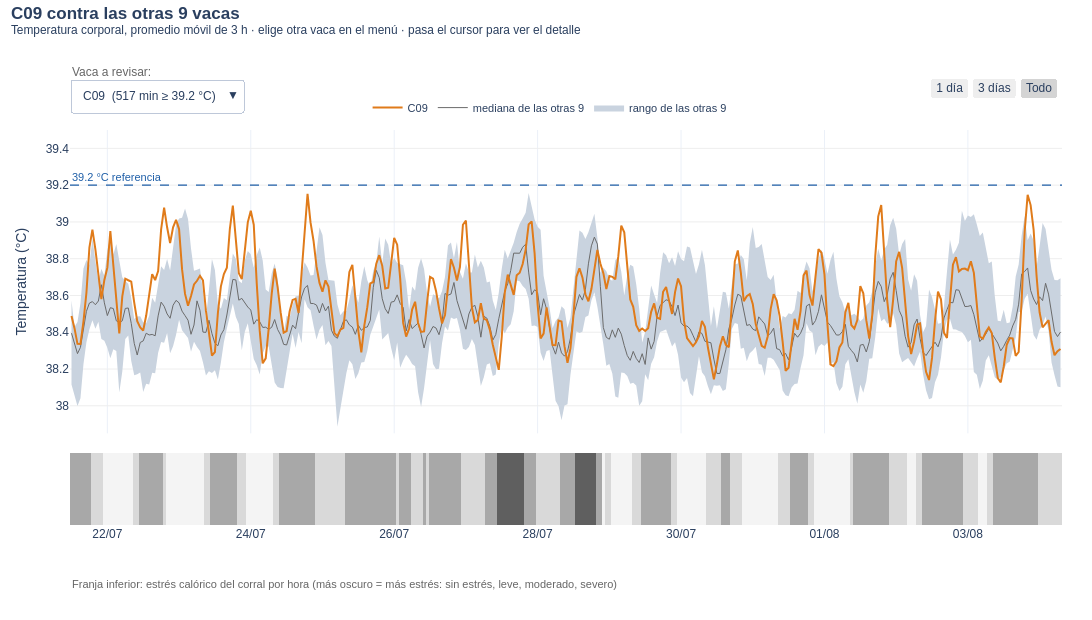

Source (notebook cell):
### Markdown cell above
### 6.2 Interactiva (Plotly)
La misma pregunta, pero para **cualquier vaca**:
- **Menú "Vaca a revisar"** (selección dinámica): cambia la vaca resaltada contra el rango de las otras 9.
- **Detalle al pasar el cursor** (hover): temperatura, diferencia contra la mediana del grupo y THI con su nivel de estrés en esa hora.
- **Zoom:** botones de 1 día, 3 días o todo el periodo, y arrastre con el mouse.

Se guarda como `figuras/avance3/fig4_interactiva.html`, que se abre con doble clic en cualquier navegador con internet. En Jupyter, VS Code o Colab también se ve aquí abajo. GitHub no muestra gráficas interactivas en la vista previa del notebook; para eso está el HTML.

### Code cell
fig = avance3.interactiva_fig4(L, T, RAIZ / "figuras" / "avance3" / "fig4_interactiva.html")
fig

### Figure 1 — Plotly figure (JSON) as saved in the notebook; plotly's stock layout.template omitted (floating-point values rounded to 4 significant figures; data arrays with more than 128 entries replaced by an {"elided": "..."} marker saying what was removed)
{"data": [{"hoverinfo": "skip", "line": {"width": 0}, "mode": "lines", "showlegend": false, "type": "scatter", "visible": false, "x": {"elided": "332 str values"}, "xaxis": "x", "y": {"elided": "332 float values"}, "yaxis": "y"}, {"fill": "tonexty", "fillcolor": "#c9d3df", "hoverinfo": "skip", "line": {"width": 0}, "mode": "lines", "name": "rango de las otras 9", "type": "scatter", "visible": false, "x": {"elided": "332 str values"}, "xaxis": "x", "y": {"elided": "332 float values"}, "yaxis": "y"}, {"hovertemplate": "Mediana de las otras 9: %{y:.2f} °C<extra></extra>", "line": {"color": "#6b6b6b", "width": 1}, "mode": "lines", "name": "mediana de las otras 9", "type": "scatter", "visible": false, "x": {"elided": "332 str values"}, "xaxis": "x", "y": {"elided": "332 float values"}, "yaxis": "y"}, {"customdata": {"elided": "332x3 mixed values"}, "hovertemplate": "<b>C01</b>: %{y:.2f} °C<br>Diferencia vs. grupo: %{customdata[0]:+.2f} °C<br>THI del corral: %{customdata[1]:.1f} (%{customdata[2]})<extra></extra>", "line": {"color": "#e07b1a", "width": 2}, "mode": "lines", "name": "C01", "type": "scatter", "visible": false, "x": {"elided": "332 str values"}, "xaxis": "x", "y": {"elided": "332 float values"}, "yaxis": "y"}, {"hoverinfo": "skip", "line": {"width": 0}, "mode": "lines", "showlegend": false, "type": "scatter", "visible": false, "x": {"elided": "332 str values"}, "xaxis": "x", "y": {"elided": "332 float values"}, "yaxis": "y"}, {"fill": "tonexty", "fillcolor": "#c9d3df", "hoverinfo": "skip", "line": {"width": 0}, "mode": "lines", "name": "rango de las otras 9", "type": "scatter", "visible": false, "x": {"elided": "332 str values"}, "xaxis": "x", "y": {"elided": "332 float values"}, "yaxis": "y"}, {"hovertemplate": "Mediana de las otras 9: %{y:.2f} °C<extra></extra>", "line": {"color": "#6b6b6b", "width": 1}, "mode": "lines", "name": "mediana de las otras 9", "type": "scatter", "visible": false, "x": {"elided": "332 str values"}, "xaxis": "x", "y": {"elided": "332 float values"}, "yaxis": "y"}, {"customdata": {"elided": "332x3 mixed values"}, "hovertemplate": "<b>C02</b>: %{y:.2f} °C<br>Diferencia vs. grupo: %{customdata[0]:+.2f} °C<br>THI del corral: %{customdata[1]:.1f} (%{customdata[2]})<extra></extra>", "line": {"color": "#e07b1a", "width": 2}, "mode": "lines", "name": "C02", "type": "scatter", "visible": false, "x": {"elided": "332 str values"}, "xaxis": "x", "y": {"elided": "332 float values"}, "yaxis": "y"}, {"hoverinfo": "skip", "line": {"width": 0}, "mode": "lines", "showlegend": false, "type": "scatter", "visible": false, "x": {"elided": "332 str values"}, "xaxis": "x", "y": {"elided": "332 float values"}, "yaxis": "y"}, {"fill": "tonexty", "fillcolor": "#c9d3df", "hoverinfo": "skip", "line": {"width": 0}, "mode": "lines", "name": "rango de las otras 9", "type": "scatter", "visible": false, "x": {"elided": "332 str values"}, "xaxis": "x", "y": {"elided": "332 float values"}, "yaxis": "y"}, {"hovertemplate": "Mediana de las otras 9: %{y:.2f} °C<extra></extra>", "line": {"color": "#6b6b6b", "width": 1}, "mode": "lines", "name": "mediana de las otras 9", "type": "scatter", "visible": false, "x": {"elided": "332 str values"}, "xaxis": "x", "y": {"elided": "332 float values"}, "yaxis": "y"}, {"customdata": {"elided": "332x3 mixed values"}, "hovertemplate": "<b>C03</b>: %{y:.2f} °C<br>Diferencia vs. grupo: %{customdata[0]:+.2f} °C<br>THI del corral: %{customdata[1]:.1f} (%{customdata[2]})<extra></extra>", "line": {"color": "#e07b1a", "width": 2}, "mode": "lines", "name": "C03", "type": "scatter", "visible": false, "x": {"elided": "332 str values"}, "xaxis": "x", "y": {"elided": "332 float values"}, "yaxis": "y"}, {"hoverinfo": "skip", "line": {"width": 0}, "mode": "lines", "showlegend": false, "type": "scatter", "visible": false, "x": {"elided": "332 str values"}, "xaxis": "x", "y": {"elided": "332 float values"}, "yaxis": "y"}, {"fill": "tonexty", "fillcolor": "#c9d3df", "hoverinfo": "skip", "line": {"width": 0}, "mode": "lines", "name": "rango de las otras 9", "type": "scatter", "visible": false, "x": {"elided": "332 str values"}, "xaxis": "x", "y": {"elided": "332 float values"}, "yaxis": "y"}, {"hovertemplate": "Mediana de las otras 9: %{y:.2f} °C<extra></extra>", "line": {"color": "#6b6b6b", "width": 1}, "mode": "lines", "name": "mediana de las otras 9", "type": "scatter", "visible": false, "x": {"elided": "332 str values"}, "xaxis": "x", "y": {"elided": "332 float values"}, "yaxis": "y"}, {"customdata": {"elided": "332x3 mixed values"}, "hovertemplate": "<b>C04</b>: %{y:.2f} °C<br>Diferencia vs. grupo: %{customdata[0]:+.2f} °C<br>THI del corral: %{customdata[1]:.1f} (%{customdata[2]})<extra></extra>", "line": {"color": "#e07b1a", "width": 2}, "mode": "lines", "name": "C04", "type": "scatter", "visible": false, "x": {"elided": "332 str values"}, "xaxis": "x", "y": {"elided": "332 float values"}, "yaxis": "y"}, {"hoverinfo": "skip", "line": {"width": 0}, "mode": "lines", "showlegend": false, "type": "scatter", "visible": false, "x": {"elided": "332 str values"}, "xaxis": "x", "y": {"elided": "332 float values"}, "yaxis": "y"}, {"fill": "tonexty", "fillcolor": "#c9d3df", "hoverinfo": "skip", "line": {"width": 0}, "mode": "lines", "name": "rango de las otras 9", "type": "scatter", "visible": false, "x": {"elided": "332 str values"}, "xaxis": "x", "y": {"elided": "332 float values"}, "yaxis": "y"}, {"hovertemplate": "Mediana de las otras 9: %{y:.2f} °C<extra></extra>", "line": {"color": "#6b6b6b", "width": 1}, "mode": "lines", "name": "mediana de las otras 9", "type": "scatter", "visible": false, "x": {"elided": "332 str values"}, "xaxis": "x", "y": {"elided": "332 float values"}, "yaxis": "y"}, {"customdata": {"elided": "332x3 mixed values"}, "hovertemplate": "<b>C05</b>: %{y:.2f} °C<br>Diferencia vs. grupo: %{customdata[0]:+.2f} °C<br>THI del corral: %{customdata[1]:.1f} (%{customdata[2]})<extra></extra>", "line": {"color": "#e07b1a", "width": 2}, "mode": "lines", "name": "C05", "type": "scatter", "visible": false, "x": {"elided": "332 str values"}, "xaxis": "x", "y": {"elided": "332 float values"}, "yaxis": "y"}, {"hoverinfo": "skip", "line": {"width": 0}, "mode": "lines", "showlegend": false, "type": "scatter", "visible": false, "x": {"elided": "332 str values"}, "xaxis": "x", "y": {"elided": "332 float values"}, "yaxis": "y"}, {"fill": "tonexty", "fillcolor": "#c9d3df", "hoverinfo": "skip", "line": {"width": 0}, "mode": "lines", "name": "rango de las otras 9", "type": "scatter", "visible": false, "x": {"elided": "332 str values"}, "xaxis": "x", "y": {"elided": "332 float values"}, "yaxis": "y"}, {"hovertemplate": "Mediana de las otras 9: %{y:.2f} °C<extra></extra>", "line": {"color": "#6b6b6b", "width": 1}, "mode": "lines", "name": "mediana de las otras 9", "type": "scatter", "visible": false, "x": {"elided": "332 str values"}, "xaxis": "x", "y": {"elided": "332 float values"}, "yaxis": "y"}, {"customdata": {"elided": "332x3 mixed values"}, "hovertemplate": "<b>C06</b>: %{y:.2f} °C<br>Diferencia vs. grupo: %{customdata[0]:+.2f} °C<br>THI del corral: %{customdata[1]:.1f} (%{customdata[2]})<extra></extra>", "line": {"color": "#e07b1a", "width": 2}, "mode": "lines", "name": "C06", "type": "scatter", "visible": false, "x": {"elided": "332 str values"}, "xaxis": "x", "y": {"elided": "332 float values"}, "yaxis": "y"}, {"hoverinfo": "skip", "line": {"width": 0}, "mode": "lines", "showlegend": false, "type": "scatter", "visible": false, "x": {"elided": "325 str values"}, "xaxis": "x", "y": {"elided": "325 float values"}, "yaxis": "y"}, {"fill": "tonexty", "fillcolor": "#c9d3df", "hoverinfo": "skip", "line": {"width": 0}, "mode": "lines", "name": "rango de las otras 9", "type": "scatter", "visible": false, "x": {"elided": "325 str values"}, "xaxis": "x", "y": {"elided": "325 float values"}, "yaxis": "y"}, {"hovertemplate": "Mediana de las otras 9: %{y:.2f} °C<extra></extra>", "line": {"color": "#6b6b6b", "width": 1}, "mode": "lines", "name": "mediana de las otras 9", "type": "scatter", "visible": false, "x": {"elided": "325 str values"}, "xaxis": "x", "y": {"elided": "325 float values"}, "yaxis": "y"}, {"customdata": {"elided": "325x3 mixed values"}, "hovertemplate": "<b>C07</b>: %{y:.2f} °C<br>Diferencia vs. grupo: %{customdata[0]:+.2f} °C<br>THI del corral: %{customdata[1]:.1f} (%{customdata[2]})<extra></extra>", "line": {"color": "#e07b1a", "width": 2}, "mode": "lines", "name": "C07", "type": "scatter", "visible": false, "x": {"elided": "325 str values"}, "xaxis": "x", "y": {"elided": "325 float values"}, "yaxis": "y"}, {"hoverinfo": "skip", "line": {"width": 0}, "mode": "lines", "showlegend": false, "type": "scatter", "visible": false, "x": {"elided": "332 str values"}, "xaxis": "x", "y": {"elided": "332 float values"}, "yaxis": "y"}, {"fill": "tonexty", "fillcolor": "#c9d3df", "hoverinfo": "skip", "line": {"width": 0}, "mode": "lines", "name": "rango de las otras 9", "type": "scatter", "visible": false, "x": {"elided": "332 str values"}, "xaxis": "x", "y": {"elided": "332 float values"}, "yaxis": "y"}, {"hovertemplate": "Mediana de las otras 9: %{y:.2f} °C<extra></extra>", "line": {"color": "#6b6b6b", "width": 1}, "mode": "lines", "name": "mediana de las otras 9", "type": "scatter", "visible": false, "x": {"elided": "332 str values"}, "xaxis": "x", "y": {"elided": "332 float values"}, "yaxis": "y"}, {"customdata": {"elided": "332x3 mixed values"}, "hovertemplate": "<b>C08</b>: %{y:.2f} °C<br>Diferencia vs. grupo: %{customdata[0]:+.2f} °C<br>THI del corral: %{customdata[1]:.1f} (%{customdata[2]})<extra></extra>", "line": {"color": "#e07b1a", "width": 2}, "mode": "lines", "name": "C08", "type": "scatter", "visible": false, "x": {"elided": "332 str values"}, "xaxis": "x", "y": {"elided": "332 float values"}, "yaxis": "y"}, {"hoverinfo": "skip", "line": {"width": 0}, "mode": "lines", "showlegend": false, "type": "scatter", "visible": true, "x": {"elided": "332 str values"}, "xaxis": "x", "y": {"elided": "332 float values"}, "yaxis": "y"}, {"fill": "tonexty", "fillcolor": "#c9d3df", "hoverinfo": "skip", "line": {"width": 0}, "mode": "lines", "name": "rango de las otras 9", "type": "scatter", "visible": true, "x": {"elided": "332 str values"}, "xaxis": "x", "y": {"elided": "332 float values"}, "yaxis": "y"}, {"hovertemplate": "Mediana de las otras 9: %{y:.2f} °C<extra></extra>", "line": {"color": "#6b6b6b", "width": 1}, "mode": "lines", "name": "mediana de las otras 9", "type": "scatter", "visible": true, "x": {"elided": "332 str values"}, "xaxis": "x", "y": {"elided": "332 float values"}, "yaxis": "y"}, {"customdata": {"elided": "332x3 mixed values"}, "hovertemplate": "<b>C09</b>: %{y:.2f} °C<br>Diferencia vs. grupo: %{customdata[0]:+.2f} °C<br>THI del corral: %{customdata[1]:.1f} (%{customdata[2]})<extra></extra>", "line": {"color": "#e07b1a", "width": 2}, "mode": "lines", "name": "C09", "type": "scatter", "visible": true, "x": {"elided": "332 str values"}, "xaxis": "x", "y": {"elided": "332 float values"}, "yaxis": "y"}, {"hoverinfo": "skip", "line": {"width": 0}, "mode": "lines", "showlegend": false, "type": "scatter", "visible": false, "x": {"elided": "332 str values"}, "xaxis": "x", "y": {"elided": "332 float values"}, "yaxis": "y"}, {"fill": "tonexty", "fillcolor": "#c9d3df", "hoverinfo": "skip", "line": {"width": 0}, "mode": "lines", "name": "rango de las otras 9", "type": "scatter", "visible": false, "x": {"elided": "332 str values"}, "xaxis": "x", "y": {"elided": "332 float values"}, "yaxis": "y"}, {"hovertemplate": "Mediana de las otras 9: %{y:.2f} °C<extra></extra>", "line": {"color": "#6b6b6b", "width": 1}, "mode": "lines", "name": "mediana de las otras 9", "type": "scatter", "visible": false, "x": {"elided": "332 str values"}, "xaxis": "x", "y": {"elided": "332 float values"}, "yaxis": "y"}, {"customdata": {"elided": "332x3 mixed values"}, "hovertemplate": "<b>C10</b>: %{y:.2f} °C<br>Diferencia vs. grupo: %{customdata[0]:+.2f} °C<br>THI del corral: %{customdata[1]:.1f} (%{customdata[2]})<extra></extra>", "line": {"color": "#e07b1a", "width": 2}, "mode": "lines", "name": "C10", "type": "scatter", "visible": false, "x": {"elided": "332 str values"}, "xaxis": "x", "y": {"elided": "332 float values"}, "yaxis": "y"}, {"customdata": [67.52, 66.46, 65.5, 64.4, 63.93, 64.64, 64.59, 65.02, 67.0, 67.98, 65.33, 65.46, 64.75, 64.22, 63.5, 62.84, 62.5, 60.82, 60.05, 60.52, 60.88, 63.24, 65.59, 67.63, 67.07, 66.2, 65.77, 65.03, 64.87, 64.5, 64.34, 66.23, 67.67, 67.29, 66.51, 67.19, 67.5, 67.57, 67.95, 67.75, 66.9, 65.36, 63.62, 62.05, 60.93, 59.99, 59.26, 60.28, 63.41, 66.61, 66.84, 65.03, 64.22, 63.78, 63.22, 61.81, 61.33, 60.54, 58.73, 60.68, 63.11, 65.85, 67.13, 66.66, 65.8, 64.74, 63.82, 63.44, 63.08, 62.8, 63.15, 63.36, 65.36, 67.99, 67.79, 67.3, 67.35, 67.7, 65.79, 66.33], "hovertemplate": "THI %{customdata:.1f} · sin estrés<extra></extra>", "marker": {"color": "#f4f4f4", "line": {"width": 0}}, "name": "estrés: sin estrés", "showlegend": false, "type": "bar", "width": 3600000.0, "x": ["2023-07-21T23:00:00.000000000", "2023-07-22T00:00:00.000000000", "2023-07-22T01:00:00.000000000", "2023-07-22T02:00:00.000000000", "2023-07-22T03:00:00.000000000", "2023-07-22T04:00:00.000000000", "2023-07-22T05:00:00.000000000", "2023-07-22T06:00:00.000000000", "2023-07-22T07:00:00.000000000", "2023-07-22T08:00:00.000000000", "2023-07-22T20:00:00.000000000", "2023-07-22T21:00:00.000000000", "2023-07-22T22:00:00.000000000", "2023-07-22T23:00:00.000000000", "2023-07-23T00:00:00.000000000", "2023-07-23T01:00:00.000000000", "2023-07-23T02:00:00.000000000", "2023-07-23T03:00:00.000000000", "2023-07-23T04:00:00.000000000", "2023-07-23T05:00:00.000000000", "2023-07-23T06:00:00.000000000", "2023-07-23T07:00:00.000000000", "2023-07-23T08:00:00.000000000", "2023-07-23T23:00:00.000000000", "2023-07-24T00:00:00.000000000", "2023-07-24T01:00:00.000000000", "2023-07-24T02:00:00.000000000", "2023-07-24T03:00:00.000000000", "2023-07-24T04:00:00.000000000", "2023-07-24T05:00:00.000000000", "2023-07-24T06:00:00.000000000", "2023-07-24T07:00:00.000000000", "2023-07-28T22:00:00.000000000", "2023-07-29T01:00:00.000000000", "2023-07-29T02:00:00.000000000", "2023-07-29T03:00:00.000000000", "2023-07-29T04:00:00.000000000", "2023-07-29T05:00:00.000000000", "2023-07-29T06:00:00.000000000", "2023-07-29T07:00:00.000000000", "2023-07-29T23:00:00.000000000", "2023-07-30T00:00:00.000000000", "2023-07-30T01:00:00.000000000", "2023-07-30T02:00:00.000000000", "2023-07-30T03:00:00.000000000", "2023-07-30T04:00:00.000000000", "2023-07-30T05:00:00.000000000", "2023-07-30T06:00:00.000000000", "2023-07-30T07:00:00.000000000", "2023-07-30T08:00:00.000000000", "2023-07-30T21:00:00.000000000", "2023-07-30T22:00:00.000000000", "2023-07-30T23:00:00.000000000", "2023-07-31T00:00:00.000000000", "2023-07-31T01:00:00.000000000", "2023-07-31T02:00:00.000000000", "2023-07-31T03:00:00.000000000", "2023-07-31T04:00:00.000000000", "2023-07-31T05:00:00.000000000", "2023-07-31T06:00:00.000000000", "2023-07-31T07:00:00.000000000", "2023-07-31T08:00:00.000000000", "2023-07-31T21:00:00.000000000", "2023-07-31T22:00:00.000000000", "2023-07-31T23:00:00.000000000", "2023-08-01T00:00:00.000000000", "2023-08-01T01:00:00.000000000", "2023-08-01T02:00:00.000000000", "2023-08-01T03:00:00.000000000", "2023-08-01T04:00:00.000000000", "2023-08-01T05:00:00.000000000", "2023-08-01T06:00:00.000000000", "2023-08-01T07:00:00.000000000", "2023-08-01T08:00:00.000000000", "2023-08-02T04:00:00.000000000", "2023-08-02T05:00:00.000000000", "2023-08-02T06:00:00.000000000", "2023-08-03T04:00:00.000000000", "2023-08-03T05:00:00.000000000", "2023-08-03T06:00:00.000000000"], "xaxis": "x2", "y": [1, 1, 1, 1, 1, 1, 1, 1, 1, 1, 1, 1, 1, 1, 1, 1, 1, 1, 1, 1, 1, 1, 1, 1, 1, 1, 1, 1, 1, 1, 1, 1, 1, 1, 1, 1, 1, 1, 1, 1, 1, 1, 1, 1, 1, 1, 1, 1, 1, 1, 1, 1, 1, 1, 1, 1, 1, 1, 1, 1, 1, 1, 1, 1, 1, 1, 1, 1, 1, 1, 1, 1, 1, 1, 1, 1, 1, 1, 1, 1], "yaxis": "y2"}, {"customdata": [71.77, 70.26, 69.31, 68.43, 69.36, 71.67, 68.55, 68.09, 70.33, 71.92, 70.51, 69.23, 69.13, 71.71, 71.4, 70.99, 70.73, 70.17, 69.64, 69.22, 69.35, 68.66, 68.63, 70.79, 71.72, 70.99, 69.13, 69.78, 71.5, 71.97, 71.96, 71.2, 71.29, 70.6, 70.53, 69.49, 69.78, 70.31, 70.32, 69.06, 69.47, 68.88, 68.85, 68.62, 68.54, 69.9, 68.34, 68.32, 68.04, 68.81, 70.58, 70.42, 68.5, 68.87, 69.96, 70.45, 70.89, 71.45, 71.98, 71.65, 70.43, 68.72, 68.8, 70.31, 70.96, 71.55, 71.82, 69.24, 70.25, 71.26, 70.34, 69.82, 69.32, 69.16, 69.0, 68.99, 70.49, 71.53, 70.73, 69.77, 69.28, 68.77, 68.76, 70.57, 71.86, 71.36, 70.98, 69.67, 69.28, 68.84, 68.93, 69.52], "hovertemplate": "THI %{customdata:.1f} · leve<extra></extra>", "marker": {"color": "#d9d9d9", "line": {"width": 0}}, "name": "estrés: leve", "showlegend": false, "type": "bar", "width": 3600000.0, "x": ["2023-07-21T19:00:00.000000000", "2023-07-21T20:00:00.000000000", "2023-07-21T21:00:00.000000000", "2023-07-21T22:00:00.000000000", "2023-07-22T09:00:00.000000000", "2023-07-22T10:00:00.000000000", "2023-07-22T19:00:00.000000000", "2023-07-23T09:00:00.000000000", "2023-07-23T10:00:00.000000000", "2023-07-23T20:00:00.000000000", "2023-07-23T21:00:00.000000000", "2023-07-23T22:00:00.000000000", "2023-07-24T08:00:00.000000000", "2023-07-24T09:00:00.000000000", "2023-07-24T22:00:00.000000000", "2023-07-24T23:00:00.000000000", "2023-07-25T00:00:00.000000000", "2023-07-25T01:00:00.000000000", "2023-07-25T02:00:00.000000000", "2023-07-25T03:00:00.000000000", "2023-07-25T04:00:00.000000000", "2023-07-25T05:00:00.000000000", "2023-07-25T06:00:00.000000000", "2023-07-25T07:00:00.000000000", "2023-07-26T01:00:00.000000000", "2023-07-26T06:00:00.000000000", "2023-07-26T07:00:00.000000000", "2023-07-26T08:00:00.000000000", "2023-07-26T09:00:00.000000000", "2023-07-26T11:00:00.000000000", "2023-07-26T23:00:00.000000000", "2023-07-27T00:00:00.000000000", "2023-07-27T01:00:00.000000000", "2023-07-27T02:00:00.000000000", "2023-07-27T03:00:00.000000000", "2023-07-27T04:00:00.000000000", "2023-07-27T05:00:00.000000000", "2023-07-27T06:00:00.000000000", "2023-07-28T00:00:00.000000000", "2023-07-28T01:00:00.000000000", "2023-07-28T02:00:00.000000000", "2023-07-28T03:00:00.000000000", "2023-07-28T04:00:00.000000000", "2023-07-28T05:00:00.000000000", "2023-07-28T06:00:00.000000000", "2023-07-28T07:00:00.000000000", "2023-07-28T23:00:00.000000000", "2023-07-29T00:00:00.000000000", "2023-07-29T08:00:00.000000000", "2023-07-29T09:00:00.000000000", "2023-07-29T10:00:00.000000000", "2023-07-29T21:00:00.000000000", "2023-07-29T22:00:00.000000000", "2023-07-30T09:00:00.000000000", "2023-07-30T10:00:00.000000000", "2023-07-30T11:00:00.000000000", "2023-07-30T12:00:00.000000000", "2023-07-30T13:00:00.000000000", "2023-07-30T17:00:00.000000000", "2023-07-30T18:00:00.000000000", "2023-07-30T19:00:00.000000000", "2023-07-30T20:00:00.000000000", "2023-07-31T09:00:00.000000000", "2023-07-31T10:00:00.000000000", "2023-07-31T11:00:00.000000000", "2023-07-31T12:00:00.000000000", "2023-07-31T19:00:00.000000000", "2023-07-31T20:00:00.000000000", "2023-08-01T09:00:00.000000000", "2023-08-01T22:00:00.000000000", "2023-08-01T23:00:00.000000000", "2023-08-02T00:00:00.000000000", "2023-08-02T01:00:00.000000000", "2023-08-02T02:00:00.000000000", "2023-08-02T03:00:00.000000000", "2023-08-02T07:00:00.000000000", "2023-08-02T08:00:00.000000000", "2023-08-02T23:00:00.000000000", "2023-08-03T00:00:00.000000000", "2023-08-03T01:00:00.000000000", "2023-08-03T02:00:00.000000000", "2023-08-03T03:00:00.000000000", "2023-08-03T07:00:00.000000000", "2023-08-03T08:00:00.000000000", "2023-08-04T00:00:00.000000000", "2023-08-04T01:00:00.000000000", "2023-08-04T02:00:00.000000000", "2023-08-04T03:00:00.000000000", "2023-08-04T04:00:00.000000000", "2023-08-04T05:00:00.000000000", "2023-08-04T06:00:00.000000000", "2023-08-04T07:00:00.000000000"], "xaxis": "x2", "y": [1, 1, 1, 1, 1, 1, 1, 1, 1, 1, 1, 1, 1, 1, 1, 1, 1, 1, 1, 1, 1, 1, 1, 1, 1, 1, 1, 1, 1, 1, 1, 1, 1, 1, 1, 1, 1, 1, 1, 1, 1, 1, 1, 1, 1, 1, 1, 1, 1, 1, 1, 1, 1, 1, 1, 1, 1, 1, 1, 1, 1, 1, 1, 1, 1, 1, 1, 1, 1, 1, 1, 1, 1, 1, 1, 1, 1, 1, 1, 1, 1, 1, 1, 1, 1, 1, 1, 1, 1, 1, 1, 1], "yaxis": "y2"}, {"customdata": {"elided": "144 float values"}, "hovertemplate": "THI %{customdata:.1f} · moderado<extra></extra>", "marker": {"color": "#a8a8a8", "line": {"width": 0}}, "name": "estrés: moderado", "showlegend": false, "type": "bar", "width": 3600000.0, "x": {"elided": "144 str values"}, "xaxis": "x2", "y": {"elided": "144 int values"}, "yaxis": "y2"}, {"customdata": [80.48, 81.43, 81.99, 82.6, 82.36, 82.5, 82.3, 82.23, 81.55, 80.66, 81.3, 81.27, 81.79, 81.37, 81.01, 80.39], "hovertemplate": "THI %{customdata:.1f} · severo<extra></extra>", "marker": {"color": "#5f5f5f", "line": {"width": 0}}, "name": "estrés: severo", "showlegend": false, "type": "bar", "width": 3600000.0, "x": ["2023-07-27T11:00:00.000000000", "2023-07-27T12:00:00.000000000", "2023-07-27T13:00:00.000000000", "2023-07-27T14:00:00.000000000", "2023-07-27T15:00:00.000000000", "2023-07-27T16:00:00.000000000", "2023-07-27T17:00:00.000000000", "2023-07-27T18:00:00.000000000", "2023-07-27T19:00:00.000000000", "2023-07-28T13:00:00.000000000", "2023-07-28T14:00:00.000000000", "2023-07-28T15:00:00.000000000", "2023-07-28T16:00:00.000000000", "2023-07-28T17:00:00.000000000", "2023-07-28T18:00:00.000000000", "2023-07-28T19:00:00.000000000"], "xaxis": "x2", "y": [1, 1, 1, 1, 1, 1, 1, 1, 1, 1, 1, 1, 1, 1, 1, 1], "yaxis": "y2"}], "layout": {"annotations": [{"font": {"color": "#666666", "size": 12}, "showarrow": false, "text": "Vaca a revisar:", "x": 0.0, "xanchor": "left", "xref": "paper", "y": 1.17, "yref": "paper"}, {"font": {"color": "#1f5fa8", "size": 11}, "showarrow": false, "text": "39.2 °C referencia", "x": 0, "xanchor": "left", "xref": "x domain", "y": 39.2, "yanchor": "bottom", "yref": "y"}, {"font": {"color": "#666666", "size": 11}, "showarrow": false, "text": "Franja inferior: estrés calórico del corral por hora (más oscuro = más estrés: sin estrés, leve, moderado, severo)", "x": 0, "xanchor": "left", "xref": "paper", "y": -0.17, "yref": "paper"}], "bargap": 0, "barmode": "overlay", "font": {"family": "Arial", "size": 12}, "height": 620, "hovermode": "x unified", "legend": {"font": {"size": 11}, "orientation": "h", "x": 0.3, "y": 1.02, "yanchor": "bottom"}, "margin": {"b": 95, "l": 70, "r": 30, "t": 130}, "shapes": [{"line": {"color": "#1f5fa8", "dash": "dash", "width": 1.2}, "type": "line", "x0": 0, "x1": 1, "xref": "x domain", "y0": 39.2, "y1": 39.2, "yref": "y"}], "title": {"text": "<b>C09 contra las otras 9 vacas</b><br><sup>Temperatura corporal, promedio móvil de 3 h · elige otra vaca en el menú · pasa el cursor para ver el detalle</sup>", "x": 0.01, "y": 0.97}, "updatemenus": [{"active": 8, "bgcolor": "white", "buttons": [{"args": [{"visible": [true, true, true, true, false, false, false, false, false, false, false, false, false, false, false, false, false, false, false, false, false, false, false, false, false, false, false, false, false, false, false, false, false, false, false, false, false, false, false, false, true, true, true, true]}, {"title.text": "<b>C01 contra las otras 9 vacas</b><br><sup>Temperatura corporal, promedio móvil de 3 h · elige otra vaca en el menú · pasa el cursor para ver el detalle</sup>"}], "label": "C01  (62 min ≥ 39.2 °C)", "method": "update"}, {"args": [{"visible": [false, false, false, false, true, true, true, true, false, false, false, false, false, false, false, false, false, false, false, false, false, false, false, false, false, false, false, false, false, false, false, false, false, false, false, false, false, false, false, false, true, true, true, true]}, {"title.text": "<b>C02 contra las otras 9 vacas</b><br><sup>Temperatura corporal, promedio móvil de 3 h · elige otra vaca en el menú · pasa el cursor para ver el detalle</sup>"}], "label": "C02  (137 min ≥ 39.2 °C)", "method": "update"}, {"args": [{"visible": [false, false, false, false, false, false, false, false, true, true, true, true, false, false, false, false, false, false, false, false, false, false, false, false, false, false, false, false, false, false, false, false, false, false, false, false, false, false, false, false, true, true, true, true]}, {"title.text": "<b>C03 contra las otras 9 vacas</b><br><sup>Temperatura corporal, promedio móvil de 3 h · elige otra vaca en el menú · pasa el cursor para ver el detalle</sup>"}], "label": "C03  (35 min ≥ 39.2 °C)", "method": "update"}, {"args": [{"visible": [false, false, false, false, false, false, false, false, false, false, false, false, true, true, true, true, false, false, false, false, false, false, false, false, false, false, false, false, false, false, false, false, false, false, false, false, false, false, false, false, true, true, true, true]}, {"title.text": "<b>C04 contra las otras 9 vacas</b><br><sup>Temperatura corporal, promedio móvil de 3 h · elige otra vaca en el menú · pasa el cursor para ver el detalle</sup>"}], "label": "C04  (262 min ≥ 39.2 °C)", "method": "update"}, {"args": [{"visible": [false, false, false, false, false, false, false, false, false, false, false, false, false, false, false, false, true, true, true, true, false, false, false, false, false, false, false, false, false, false, false, false, false, false, false, false, false, false, false, false, true, true, true, true]}, {"title.text": "<b>C05 contra las otras 9 vacas</b><br><sup>Temperatura corporal, promedio móvil de 3 h · elige otra vaca en el menú · pasa el cursor para ver el detalle</sup>"}], "label": "C05  (119 min ≥ 39.2 °C)", "method": "update"}, {"args": [{"visible": [false, false, false, false, false, false, false, false, false, false, false, false, false, false, false, false, false, false, false, false, true, true, true, true, false, false, false, false, false, false, false, false, false, false, false, false, false, false, false, false, true, true, true, true]}, {"title.text": "<b>C06 contra las otras 9 vacas</b><br><sup>Temperatura corporal, promedio móvil de 3 h · elige otra vaca en el menú · pasa el cursor para ver el detalle</sup>"}], "label": "C06  (25 min ≥ 39.2 °C)", "method": "update"}, {"args": [{"visible": [false, false, false, false, false, false, false, false, false, false, false, false, false, false, false, false, false, false, false, false, false, false, false, false, true, true, true, true, false, false, false, false, false, false, false, false, false, false, false, false, true, true, true, true]}, {"title.text": "<b>C07 contra las otras 9 vacas</b><br><sup>Temperatura corporal, promedio móvil de 3 h · elige otra vaca en el menú · pasa el cursor para ver el detalle</sup>"}], "label": "C07  (24 min ≥ 39.2 °C)", "method": "update"}, {"args": [{"visible": [false, false, false, false, false, false, false, false, false, false, false, false, false, false, false, false, false, false, false, false, false, false, false, false, false, false, false, false, true, true, true, true, false, false, false, false, false, false, false, false, true, true, true, true]}, {"title.text": "<b>C08 contra las otras 9 vacas</b><br><sup>Temperatura corporal, promedio móvil de 3 h · elige otra vaca en el menú · pasa el cursor para ver el detalle</sup>"}], "label": "C08  (42 min ≥ 39.2 °C)", "method": "update"}, {"args": [{"visible": [false, false, false, false, false, false, false, false, false, false, false, false, false, false, false, false, false, false, false, false, false, false, false, false, false, false, false, false, false, false, false, false, true, true, true, true, false, false, false, false, true, true, true, true]}, {"title.text": "<b>C09 contra las otras 9 vacas</b><br><sup>Temperatura corporal, promedio móvil de 3 h · elige otra vaca en el menú · pasa el cursor para ver el detalle</sup>"}], "label": "C09  (517 min ≥ 39.2 °C)", "method": "update"}, {"args": [{"visible": [false, false, false, false, false, false, false, false, false, false, false, false, false, false, false, false, false, false, false, false, false, false, false, false, false, false, false, false, false, false, false, false, false, false, false, false, true, true, true, true, true, true, true, true]}, {"title.text": "<b>C10 contra las otras 9 vacas</b><br><sup>Temperatura corporal, promedio móvil de 3 h · elige otra vaca en el menú · pasa el cursor para ver el detalle</sup>"}], "label": "C10  (91 min ≥ 39.2 °C)", "method": "update"}], "direction": "down", "font": {"size": 12}, "x": 0.0, "xanchor": "left", "y": 1.13, "yanchor": "top"}], "width": 1100, "xaxis": {"anchor": "y", "domain": [0.0, 1.0], "hoverformat": "%d/%m/%Y %H:%M", "matches": "x2", "rangeselector": {"buttons": [{"count": 1, "label": "1 día", "step": "day", "stepmode": "backward"}, {"count": 3, "label": "3 días", "step": "day", "stepmode": "backward"}, {"label": "Todo", "step": "all"}], "x": 1, "xanchor": "right", "y": 1.08}, "showticklabels": false}, "xaxis2": {"anchor": "y2", "domain": [0.0, 1.0], "hoverformat": "%d/%m/%Y %H:%M", "tickformatstops": [{"dtickrange": [null, 86400000], "value": "%d/%m<br>%H:%M"}, {"dtickrange": [86400000, null], "value": "%d/%m"}]}, "yaxis": {"anchor": "x", "domain": [0.232, 1.0], "gridcolor": "#eeeeee", "range": [37.85, 39.5], "title": {"text": "Temperatura (°C)"}}, "yaxis2": {"anchor": "x2", "domain": [0.0, 0.192], "visible": false}}}
